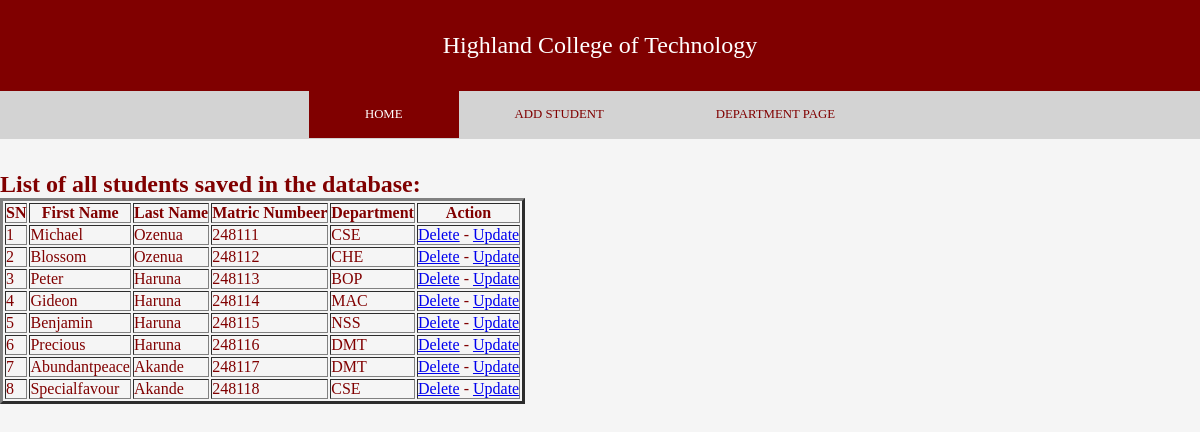
The page / on the database its author committed.
### student/models.py (models this page shows, shortened)
class Student(models.Model):
    first_name = models.CharField(max_length=30)
    last_name = models.CharField(max_length=30)
    regno = models.CharField(max_length=6, unique=True)
    department = models.ForeignKey(Department, on_delete=models.SET_NULL, null=True)
    date_created = models.DateTimeField(auto_now_add=True)
    date_modified = models.DateTimeField(auto_now=True)

### department/models.py (models this page shows)
class Department(models.Model):
    name = models.CharField(max_length=50)
    code = models.CharField(max_length=3)
    date_created = models.DateTimeField(auto_now_add=True)
    date_modified = models.DateTimeField(auto_now=True)
    def __str__(self):
        return self.code

### student/views.py (the view)
# urls.py: path('', homepage, name='s_homepage'),
def homepage(request):
    students = Student.objects.all()
    context = {
        'saved_student': students
    }
    return render(request, 'student/index.html', context)

### student/templates/student/index.html (shortened to what this page needs)
<!DOCTYPE html>
<html lang="en">
<head>
</head>
<body>
    <div class="container">
        <div class="header">
            <header class="main-header">
               Highland College of Technology
            </header>
        </div>
        <div class="navbar">
            <nav class="links">
                <a href="{% url 's_homepage' %}" class="links-item active">HOME</a>
                <a href="{% url 'add_student' %}" class="links-item">ADD STUDENT</a>
                <a href="{% url 'd_homepage' %}" class="links-item">DEPARTMENT PAGE</a>
            </nav>
        </div>
        <div class="home-page">
            <table border="3">
                        <h2>List of all students saved in the database:</h2>
                <tr>
                    <th>SN</th>
                    <th>First Name</th>
                    <th>Last Name</th>
                    <th>Matric Numbeer</th>
                    <th>Department</th>
                    <th>Action</th>
                </tr>
                {% for student in  saved_student %}
                <tr>
                    <td>{{ forloop.counter }}</td>
                    <td>{{ student.first_name }}</td>
                    <td>{{ student.last_name }}</td>
                    <td>{{ student.regno }}</td>
                    <td>{{ student.department }}</td>
                    <td>
                        <a href="{% url 'delete_student' student.id %}"
                            onclick="return confirm('Do you really wanna delete ?')">Delete</a>
                        -
                        <a href="{% url 'update_student' student.id %}">Update</a>
                    </td>
                </tr>
                {% endfor %}
            </table>
        </div>
    </div>
   </body>
</html>

### student/templates/student/index.html (style rules this page uses)
* { margin: 0; padding: 0; outline: 0; box-sizing: border-box; }
body { font-family: poppins, ; color: maroon; background: whitesmoke; }
.container { width:100%; margin: 0; }
.header { display: flex; justify-content: center; align-items: center; background: maroon; color: white; padding: 2rem 4rem; font-size: 1rem; }
.main-header { font-size: 1.5rem; }
.navbar { width: 100%; height: 3rem; background:lightgray; }
.links { display: flex; justify-content: center; align-items: center; }
.links a { display: flex; padding: 1rem 3.5rem; text-decoration: none; color: maroon; font-size: .8rem; }
.navbar .links .links-item.active { display: block; background: maroon; color: white; }
.home-page { display: table; justify-content: center; align-items: center; margin-top: 2rem; }

### rows shown on the page
Student: first_name "Michael", last_name "Ozenua", regno "248111", department "CSE"
Student: first_name "Blossom", last_name "Ozenua", regno "248112", department "CHE"
Student: first_name "Peter", last_name "Haruna", regno "248113", department "BOP"
Student: first_name "Gideon", last_name "Haruna", regno "248114", department "MAC"
Student: first_name "Benjamin", last_name "Haruna", regno "248115", department "NSS"
Student: first_name "Precious", last_name "Haruna", regno "248116", department "DMT"
Student: first_name "Abundantpeace", last_name "Akande", regno "248117", department "DMT"
Student: first_name "Specialfavour", last_name "Akande", regno "248118", department "CSE"
